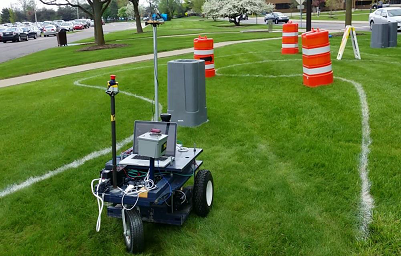
#> input picture ImageCV/abhiyaan_opencv_qn1.png, 401 x 256 px
$ python crg.py
#> lines starting #> are read from the running program, lines starting #| are printed output that depends on the picture
import cv2
import numpy as np
import matplotlib.pyplot as plt


image = cv2.imread("abhiyaan_opencv_qn1.png")
#> image is the input picture: shape (256, 401, 3); mean B, G, R 56.2, 118.3, 93.3


kernel = np.ones((5,5),np.uint8)
kernel_ = np.ones((5,5),np.float32)/25
# lower_orange = np.uint8([[[0, 30, 150]]])
# upper_orange = np.uint8([[[255, 100, 255]]])

hist = cv2.calcHist([image], [1, 2], None, [256, 256], [30,100,150,256])
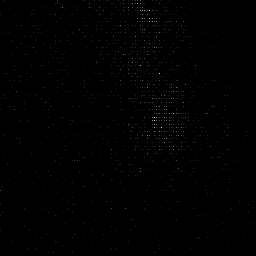
#> hist: shape (256, 256) float32; min 0, max 7, mean 0.023; drawn with min black and max white
mask = cv2.calcBackProject([image], [1, 2], hist, [30, 100, 150, 256], 1)
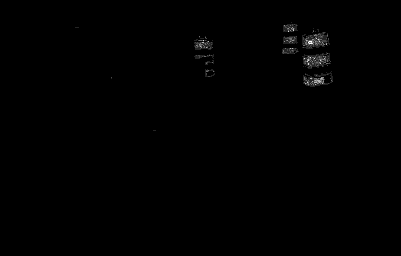
#> mask: shape (256, 401); min 0, max 7, mean 0.0255; drawn with min black and max white
# The below two commented statements are optional we shld do trial and error to see which finds the best contour. If u want u can uncomment those 2 lines and see the output
mask = cv2.filter2D(mask,-1,kernel_)
mask = cv2.dilate(mask, kernel, iterations=2)
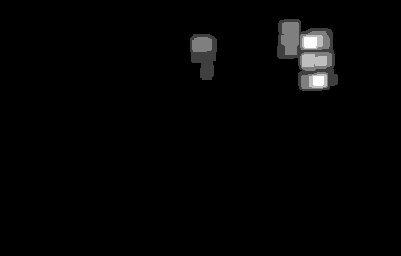
#> mask: shape (256, 401); min 0, max 4, mean 0.0708; drawn with min black and max white
new = cv2.bitwise_and(image, image, mask=mask)
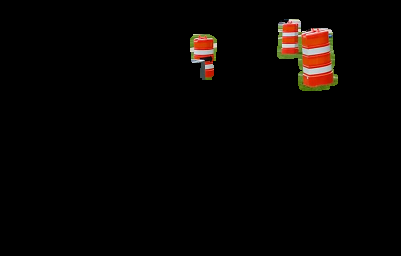
#> new: shape (256, 401, 3); mean B, G, R 2.6, 4.1, 6.7

cv2.imshow("new", new)
cv2.waitKey(0)
cv2.destroyAllWindows()
